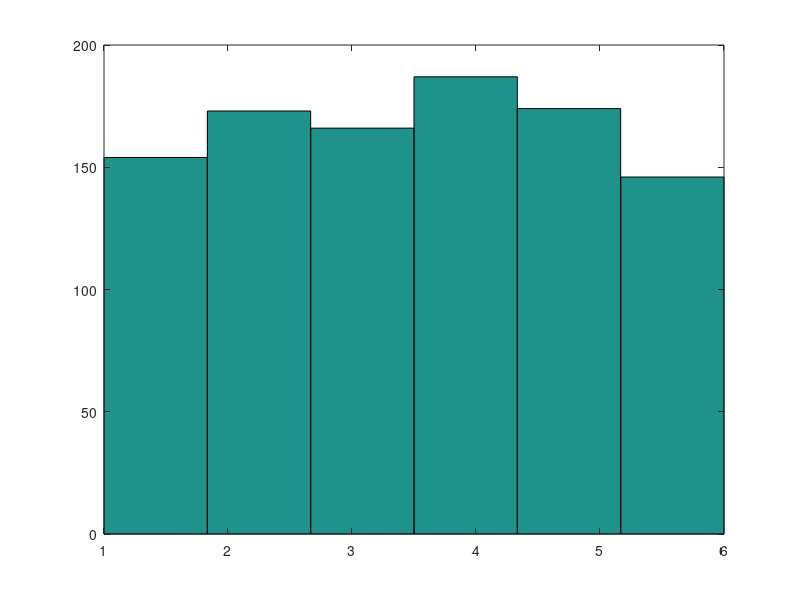

MATLAB code to generate this figure:
% Introduccion a Octave - 2021 - FCAI-UNCuyo
% 
%
%% Guia de problemas 1

% El script esta listo para ejecutarlo e interpretar los resultados.
% Intente comprender que se esta haciendo en cada paso. 

N=1000;       
x=rand(1,N);  
x=ceil(6*x);  
%
%sacar un 3
sum(x==3)/N
%
%histograma
%
hist(x,6)
p=hist(x,6)/N
